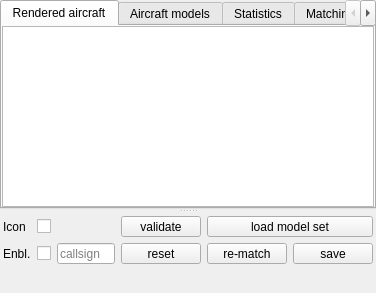
<?xml version="1.0" encoding="UTF-8"?>
<ui version="4.0">
 <class>CMappingComponent</class>
 <widget class="QFrame" name="CMappingComponent">
  <property name="geometry">
   <rect>
    <x>0</x>
    <y>0</y>
    <width>376</width>
    <height>293</height>
   </rect>
  </property>
  <property name="windowTitle">
   <string>Mapping component</string>
  </property>
  <layout class="QVBoxLayout" name="vl_MappingComponent">
   <property name="leftMargin">
    <number>0</number>
   </property>
   <property name="topMargin">
    <number>0</number>
   </property>
   <property name="rightMargin">
    <number>0</number>
   </property>
   <property name="bottomMargin">
    <number>0</number>
   </property>
   <item>
    <widget class="QSplitter" name="sp_MappingComponentSplitter">
     <property name="orientation">
      <enum>Qt::Vertical</enum>
     </property>
     <widget class="QTabWidget" name="tw_SpecializedViews">
      <property name="currentIndex">
       <number>0</number>
      </property>
      <widget class="QWidget" name="tb_CurrentMappings">
       <attribute name="title">
        <string>Rendered aircraft</string>
       </attribute>
       <layout class="QVBoxLayout" name="vl_CurrentMappings">
        <property name="leftMargin">
         <number>0</number>
        </property>
        <property name="topMargin">
         <number>0</number>
        </property>
        <property name="rightMargin">
         <number>0</number>
        </property>
        <property name="bottomMargin">
         <number>0</number>
        </property>
        <item>
         <widget class="swift::gui::views::CSimulatedAircraftView" name="tvp_RenderedAircraft">
          <property name="sizePolicy">
           <sizepolicy hsizetype="Preferred" vsizetype="Preferred">
            <horstretch>0</horstretch>
            <verstretch>0</verstretch>
           </sizepolicy>
          </property>
          <property name="selectionMode">
           <enum>QAbstractItemView::SingleSelection</enum>
          </property>
          <property name="selectionBehavior">
           <enum>QAbstractItemView::SelectRows</enum>
          </property>
          <attribute name="verticalHeaderVisible">
           <bool>false</bool>
          </attribute>
         </widget>
        </item>
       </layout>
      </widget>
      <widget class="QWidget" name="tb_AircraftModels">
       <attribute name="title">
        <string>Aircraft models</string>
       </attribute>
       <layout class="QVBoxLayout" name="vl_AircraftModels">
        <property name="leftMargin">
         <number>0</number>
        </property>
        <property name="topMargin">
         <number>0</number>
        </property>
        <property name="rightMargin">
         <number>0</number>
        </property>
        <property name="bottomMargin">
         <number>0</number>
        </property>
        <item>
         <widget class="swift::gui::views::CAircraftModelView" name="tvp_AircraftModels">
          <property name="selectionMode">
           <enum>QAbstractItemView::SingleSelection</enum>
          </property>
          <property name="selectionBehavior">
           <enum>QAbstractItemView::SelectRows</enum>
          </property>
          <attribute name="verticalHeaderVisible">
           <bool>false</bool>
          </attribute>
         </widget>
        </item>
       </layout>
      </widget>
      <widget class="QWidget" name="tb_Statistics">
       <attribute name="title">
        <string>Statistics</string>
       </attribute>
       <layout class="QVBoxLayout" name="vl_Statistics">
        <property name="leftMargin">
         <number>0</number>
        </property>
        <property name="topMargin">
         <number>0</number>
        </property>
        <property name="rightMargin">
         <number>0</number>
        </property>
        <property name="bottomMargin">
         <number>0</number>
        </property>
        <item>
         <widget class="swift::gui::components::CMatchingStatisticsComponent" name="comp_Statistics"/>
        </item>
       </layout>
      </widget>
      <widget class="QWidget" name="tb_MatchingLog">
       <attribute name="title">
        <string>Matching log</string>
       </attribute>
       <layout class="QVBoxLayout" name="vl_MatchingLog">
        <property name="leftMargin">
         <number>0</number>
        </property>
        <property name="topMargin">
         <number>0</number>
        </property>
        <property name="rightMargin">
         <number>0</number>
        </property>
        <property name="bottomMargin">
         <number>0</number>
        </property>
        <item>
         <widget class="swift::gui::components::CModelMatcherLogComponent" name="comp_MatchingLog"/>
        </item>
       </layout>
      </widget>
     </widget>
     <widget class="QFrame" name="fr_AircraftModifications">
      <property name="maximumSize">
       <size>
        <width>16777215</width>
        <height>80</height>
       </size>
      </property>
      <layout class="QGridLayout" name="gl_AircraftModifications" columnstretch="0,0,0,0,0,0">
       <property name="leftMargin">
        <number>3</number>
       </property>
       <property name="topMargin">
        <number>3</number>
       </property>
       <property name="rightMargin">
        <number>3</number>
       </property>
       <property name="bottomMargin">
        <number>3</number>
       </property>
       <item row="0" column="3">
        <widget class="QPushButton" name="pb_ValidateModelSet">
         <property name="text">
          <string>validate</string>
         </property>
        </widget>
       </item>
       <item row="0" column="0">
        <widget class="QLabel" name="lbl_AircraftIcon">
         <property name="text">
          <string>Icon</string>
         </property>
        </widget>
       </item>
       <item row="1" column="4">
        <widget class="QPushButton" name="pb_DoMatchingAgain">
         <property name="toolTip">
          <string>do all matchings again</string>
         </property>
         <property name="text">
          <string>re-match</string>
         </property>
        </widget>
       </item>
       <item row="1" column="5">
        <widget class="QPushButton" name="pb_SaveAircraft">
         <property name="toolTip">
          <string>save selected model</string>
         </property>
         <property name="text">
          <string>save</string>
         </property>
        </widget>
       </item>
       <item row="1" column="3">
        <widget class="QPushButton" name="pb_ResetAircraft">
         <property name="toolTip">
          <string>reset model by callsign</string>
         </property>
         <property name="text">
          <string>reset</string>
         </property>
         <property name="icon">
          <iconset resource="../../misc/misc.qrc">
           <normaloff>:/ant-design/icons/ant-design/reload.svg</normaloff>:/ant-design/icons/ant-design/reload.svg</iconset>
         </property>
        </widget>
       </item>
       <item row="1" column="2">
        <widget class="QLineEdit" name="le_Callsign">
         <property name="toolTip">
          <string>callsign of aircraft</string>
         </property>
         <property name="maxLength">
          <number>15</number>
         </property>
         <property name="readOnly">
          <bool>true</bool>
         </property>
         <property name="placeholderText">
          <string>callsign</string>
         </property>
        </widget>
       </item>
       <item row="0" column="4" colspan="2">
        <widget class="QPushButton" name="pb_LoadModels">
         <property name="toolTip">
          <string>load model set</string>
         </property>
         <property name="text">
          <string>load model set</string>
         </property>
        </widget>
       </item>
       <item row="1" column="0">
        <widget class="QLabel" name="lbl_Aircraft">
         <property name="toolTip">
          <string>aircraft enabled</string>
         </property>
         <property name="text">
          <string>Enbl.</string>
         </property>
        </widget>
       </item>
       <item row="0" column="2">
        <widget class="swift::gui::components::CSimulatorSelector" name="comp_SimulatorSelector">
         <property name="minimumSize">
          <size>
           <width>50</width>
           <height>0</height>
          </size>
         </property>
        </widget>
       </item>
       <item row="2" column="0" colspan="6">
        <widget class="swift::gui::components::CAircraftModelStringCompleter" name="completer_ModelStrings">
         <property name="minimumSize">
          <size>
           <width>0</width>
           <height>20</height>
          </size>
         </property>
        </widget>
       </item>
       <item row="0" column="1">
        <widget class="QCheckBox" name="cb_AircraftIconDisplayed">
         <property name="toolTip">
          <string>show / hide icon of aircraft</string>
         </property>
         <property name="text">
          <string/>
         </property>
         <property name="checked">
          <bool>false</bool>
         </property>
        </widget>
       </item>
       <item row="1" column="1">
        <widget class="QCheckBox" name="cb_AircraftEnabled">
         <property name="toolTip">
          <string>aircraft enabled/disable</string>
         </property>
         <property name="text">
          <string/>
         </property>
        </widget>
       </item>
      </layout>
     </widget>
    </widget>
   </item>
  </layout>
 </widget>
 <customwidgets>
  <customwidget>
   <class>swift::gui::views::CAircraftModelView</class>
   <extends>QTableView</extends>
   <header>gui/views/aircraftmodelview.h</header>
  </customwidget>
  <customwidget>
   <class>swift::gui::components::CSimulatorSelector</class>
   <extends>QFrame</extends>
   <header>gui/components/simulatorselector.h</header>
   <container>1</container>
  </customwidget>
  <customwidget>
   <class>swift::gui::views::CSimulatedAircraftView</class>
   <extends>QTableView</extends>
   <header>gui/views/simulatedaircraftview.h</header>
  </customwidget>
  <customwidget>
   <class>swift::gui::components::CModelMatcherLogComponent</class>
   <extends>QFrame</extends>
   <header>gui/components/modelmatcherlogcomponent.h</header>
   <container>1</container>
  </customwidget>
  <customwidget>
   <class>swift::gui::components::CAircraftModelStringCompleter</class>
   <extends>QFrame</extends>
   <header>gui/components/aircraftmodelstringcompleter.h</header>
   <container>1</container>
  </customwidget>
  <customwidget>
   <class>swift::gui::components::CMatchingStatisticsComponent</class>
   <extends>QFrame</extends>
   <header>gui/components/matchingstatisticscomponent.h</header>
   <container>1</container>
  </customwidget>
 </customwidgets>
 <tabstops>
  <tabstop>tw_SpecializedViews</tabstop>
  <tabstop>tvp_RenderedAircraft</tabstop>
  <tabstop>cb_AircraftIconDisplayed</tabstop>
  <tabstop>pb_ValidateModelSet</tabstop>
  <tabstop>cb_AircraftEnabled</tabstop>
  <tabstop>le_Callsign</tabstop>
  <tabstop>pb_ResetAircraft</tabstop>
  <tabstop>pb_DoMatchingAgain</tabstop>
  <tabstop>pb_SaveAircraft</tabstop>
  <tabstop>tvp_AircraftModels</tabstop>
 </tabstops>
 <resources>
  <include location="../../misc/misc.qrc"/>
 </resources>
 <connections/>
</ui>
